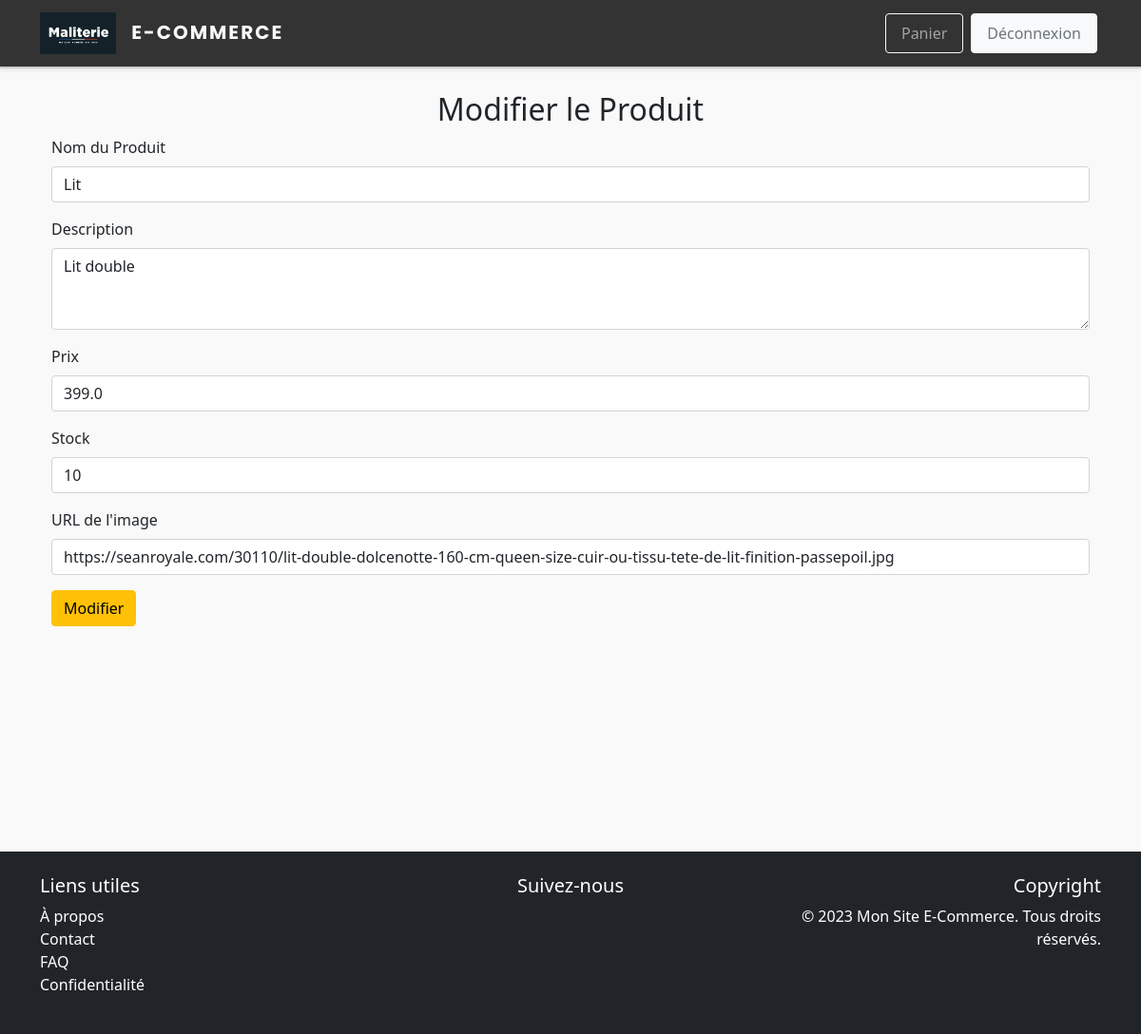
The page /admin/edit_product/4 (signed in) on the database its author committed.
### app/models.py (models this page shows, shortened)
class Product(db.Model):
    __tablename__ = 'products'
    id = db.Column(db.Integer, primary_key=True)  # ID unique pour chaque produit
    name = db.Column(db.String(100), nullable=False)  # Nom du produit
    description = db.Column(db.Text, nullable=True)  # Description détaillée
    price = db.Column(db.Float, nullable=False)  # Prix
    image = db.Column(db.String(300), nullable=True)  # URL de l'image du produit (optionnel)
    stock = db.Column(db.Integer, default=0)  # Quantité en stock

### app/routes.py (the view, shortened to what this page needs)
@main.route('/admin/edit_product/<int:product_id>', methods=['GET', 'POST'])
@login_required
def edit_product(product_id):
    if not current_user.is_admin:
        flash("Accès refusé.", 'danger')
        return redirect(url_for('main.home'))
    product = Product.query.get_or_404(product_id)
    return render_template('edit_product.html', product=product)

### app/__init__.py (called while the page is built)
@login_manager.user_loader
def load_user(user_id):
    from .models import User  # Importer User ici pour éviter les imports circulaires
    return User.query.get(int(user_id))  # Charge l'utilisateur en fonction de l'ID

### app/templates/edit_product.html
{% extends 'base.html' %}
{% block content %}
<div class="container mt-4">
    <h2 class="text-center">Modifier le Produit</h2>
    <form method="POST" action="{{ url_for('main.edit_product', product_id=product.id) }}">
        <div class="mb-3">
            <label for="name" class="form-label">Nom du Produit</label>
            <input type="text" class="form-control" id="name" name="name" value="{{ product.name }}" required>
        </div>
        <div class="mb-3">
            <label for="description" class="form-label">Description</label>
            <textarea class="form-control" id="description" name="description" rows="3" required>{{ product.description }}</textarea>
        </div>
        <div class="mb-3">
            <label for="price" class="form-label">Prix</label>
            <input type="number" step="0.01" class="form-control" id="price" name="price" value="{{ product.price }}" required>
        </div>
        <div class="mb-3">
            <label for="stock" class="form-label">Stock</label>
            <input type="number" class="form-control" id="stock" name="stock" value="{{ product.stock }}" required>
        </div>
        <div class="mb-3">
            <label for="image" class="form-label">URL de l'image</label>
            <input type="text" class="form-control" id="image" name="image" value="{{ product.image }}">
        </div>
        <button type="submit" class="btn btn-warning">Modifier</button>
    </form>
</div>
{% endblock %}

### app/static/style.css (style rules this page uses)
body { background-color: #f9f9f9; }

### rows shown on the page
Product: name "Lit", description "Lit double", price "399.0", stock "10", image "https://seanroyale.com/30110/lit-double-dolcenotte-160-cm-queen-size-cuir-ou-tissu-tete-de-lit-finition-passepoil.jpg"
